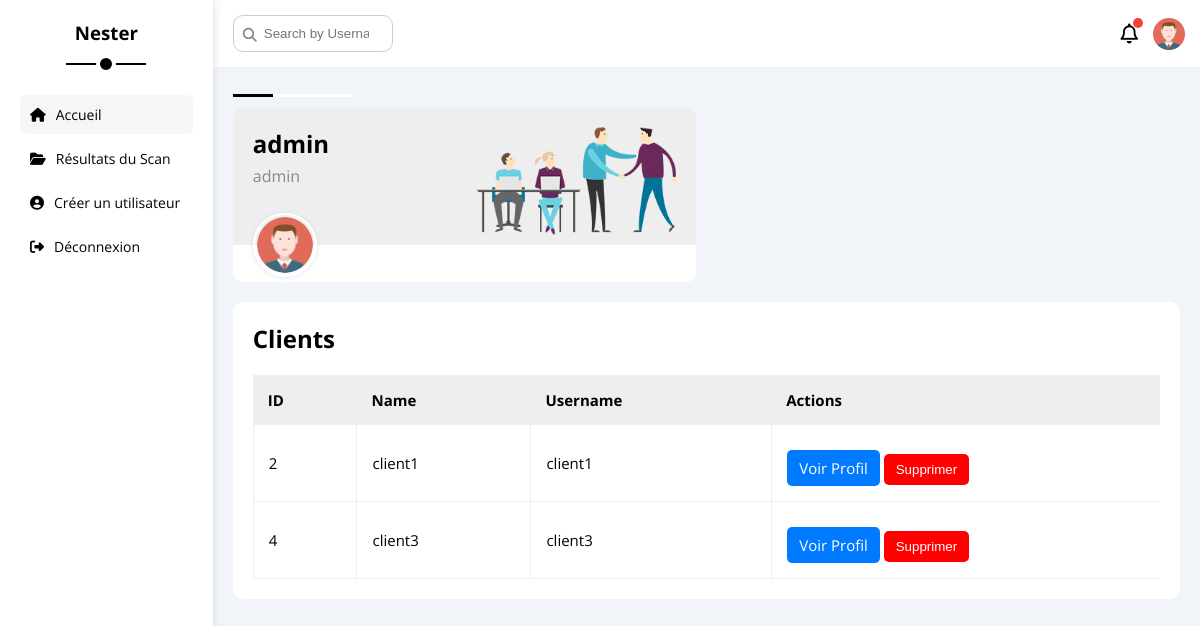
The page /admin_dashboard (signed in) on the database as committed earlier.
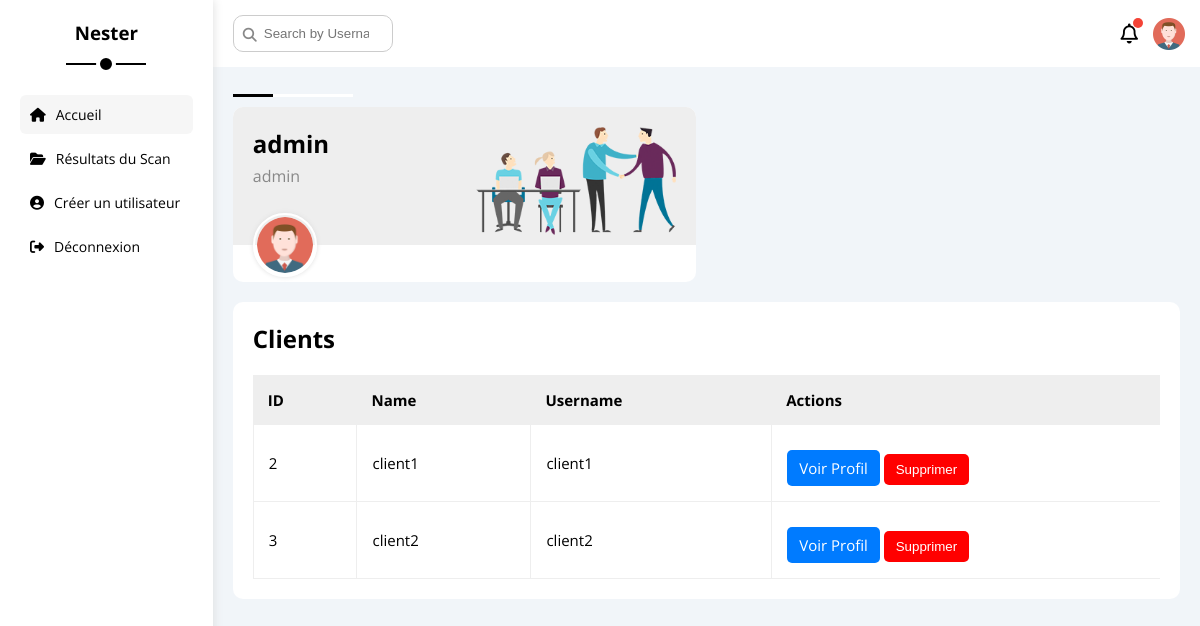
The same page on the database as committed later.
### models.py (models this page shows, shortened)
class User(db.Model):
    id = db.Column(db.Integer, primary_key=True)
    name = db.Column(db.String(100), nullable=False)
    username = db.Column(db.String(120), unique=True, nullable=False)
    password_hash = db.Column(db.String(200), nullable=False)
    role = db.Column(db.String(20), nullable=False, default='client')
    scan_results = db.relationship('ScanResult', backref='user', lazy=True)

### Nester/app.py (the view)
@app.route('/admin_dashboard')
def admin_dashboard():
    if 'user_id' not in session:
        return redirect(url_for('login'))
    current_user = User.query.get(session['user_id'])
    if not current_user or current_user.role != 'admin':
        flash("Vous n'êtes pas autorisé à accéder à cette page.", "danger")
        return redirect(url_for('home'))
    users = User.query.filter_by(role='client').all()
    return render_template('admin_dashboard.html', users=users, current_user=current_user)

### Nester/templates/admin_dashboard.html (shortened to what this page needs)
<!DOCTYPE html>
<html lang="en">
  <head>
    <link rel="stylesheet" type="text/css" href="{{ url_for('static', filename='css/all.min.css') }}">
    <link rel="stylesheet" type="text/css" href="{{ url_for('static', filename='css/framework.css') }}">
    <link rel="stylesheet" type="text/css" href="{{ url_for('static', filename='css/master.css') }}">
    <link rel="stylesheet" href="https://cdnjs.cloudflare.com/ajax/libs/font-awesome/6.5.1/css/all.min.css">
  </head>
  <body>
    <div class="page d-flex">
      <div class="sidebar bg-white p-20 p-relative">
        <h3 class="p-relative txt-c mt-0">Nester</h3>
        <ul>
          <li>
            <a class="active d-flex align-center fs-14 c-black rad-6 p-10" href="index.html">
              <i class="fa-solid fa-house"></i>
              <span>Accueil</span>
            </a>
          </li>
          <li>
            <a class="d-flex align-center fs-14 c-black rad-6 p-10" href="{{ url_for('clients') }}">
              <i class="fa-solid fa-folder-open"></i>
              <span>Résultats du Scan</span>
            </a>
          </li>
          <li>
            <a class="d-flex align-center fs-14 c-black rad-6 p-10" href="{{ url_for('register') }}">
              <i class="fa-solid fa-circle-user"></i>
              <span>Créer un utilisateur</span>
            </a>
          </li>
          <li>
            <form action="{{ url_for('logout') }}" method="post" class="d-inline">
              <a type="submit" class="d-flex align-center fs-14 c-black rad-6 p-10 bg-none border-none">
                <i class="fa-solid fa-right-from-bracket"></i>
                  <span>Déconnexion</span>
              </a>
            </form>
          </li>
        </ul>
      </div>
      <div class="content w-full">
        <div class="head bg-white p-15 between-flex">
          <div class="search p-relative">
            <input class="p-10" type="search" id="searchInput" placeholder="Search by Username" onkeyup="searchByUsername()" />
          </div>
          <div class="icons d-flex align-center">
            <span class="notification" id="notifIcon">
              <i class="fa-regular fa-bell fa-lg"></i>
            </span>
            <img src="static/imgs/avatar.png" alt="" />
          </div>
        </div>
        <div class="wrapper d-grid gap-20">
          <div class="welcome bg-white rad-10 txt-c-mobile block-mobile">
            <div class="intro p-20 d-flex space-between bg-eee">
              <div>
                <h2 class="m-0">{{ current_user.role }}</h2>
                <p class="c-grey mt-5">{{ current_user.username }}</p>
              </div>
              <img class="hide-mobile" src="static/imgs/welcome.png" alt="" />
            </div>
            <img src="static/imgs/avatar.png" alt="" class="avatar" />
          </div>
        </div>
<div class="projects p-20 bg-white rad-10 m-20">
  <h2 class="mt-0 mb-20">Clients</h2>
  <div class="responsive-table">
    <table class="fs-15 w-full">
      <thead>
        <tr>
          <td>ID</td>
          <td>Name</td>
          <td>Username</td>
          <td>Actions</td>
        </tr>
      </thead>
      <tbody>
        {% for user in users %}
        <tr>
          <td>{{ user.id }}</td>
          <td>{{ user.name }}</td>
          <td>{{ user.username }}</td>
          <td>
            {% if current_user.role == 'admin' %}
            <a href="{{ url_for('client_profile', id=user.id) }}" class="btn-profile">Voir Profil</a>
            <form action="{{ url_for('delete_user', id=user.id) }}" method="POST" style="display:inline;">
              <button type="submit" class="btn-danger">Supprimer</button>
            </form>
          </div>
            {% endif %}
        {% endfor %}
  </div>
</div>
  </body>
</html>

### Nester/static/css/framework.css (style rules this page uses)
:root { --blue-color: #0075ff; --blue-alt-color: #0d69d5; --orange-color: #f59e0b; --green-color: #22c55e; --red-color: #f44336; --grey-color: #888; }
.d-flex { display: flex; }
.align-center { align-items: center; }
.space-between { justify-content: space-between; }
.d-grid { display: grid; }
.gap-20 { gap: 20px; }
.p-10 { padding: 10px; }
.p-15 { padding: 15px; }
.p-20 { padding: 20px; }
.m-0 { margin: 0; }
.m-20 { margin: 20px; }
.mt-0 { margin-top: 0; }
.mt-5 { margin-top: 5px; }
.mb-20 { margin-bottom: 20px; }
.c-black { color: black; }
.c-grey { color: var(--grey-color); }
.bg-white { background-color: white; }
.bg-eee { background-color: #eee; }
.p-relative { position: relative; }
.txt-c { text-align: center; }
.fs-14 { font-size: 14px; }
.fs-15 { font-size: 15px; }
.rad-6 { border-radius: 6px; }
.rad-10 { border-radius: 10px; }
.w-full { width: 100%; }
.between-flex { display: flex; align-items: center; justify-content: space-between; }

### Nester/static/css/master.css (style rules this page uses)
:root { --blue-color: #0075ff; --blue-alt-color: #0d69d5; --orange-color: #f59e0b; --green-color: #22c55e; --red-color: #f44336; --grey-color: #888; }
* { box-sizing: border-box; }
body { font-family: "Open Sans", sans-serif; margin: 0; }
a { text-decoration: none; }
ul { list-style: none; padding: 0; }
.page { background-color: #f1f5f9; min-height: 100vh; }
.sidebar { width: 250px; box-shadow: 0 0 10px #ddd; }
.sidebar > h3 { margin-bottom: 50px; }
.sidebar > h3::before, .sidebar > h3::after { content: ""; background-color: black; transform: translateX(-50%); position: absolute; left: 50%; }
.sidebar > h3::before { width: 80px; height: 2px; bottom: -20px; }
.sidebar > h3::after { bottom: -29px; width: 12px; height: 12px; border-radius: 50%; border: 4px solid white; }
.sidebar ul li a { transition: 0.3s; margin-bottom: 5px; }
.sidebar ul li a:hover, .sidebar ul li a.active { background-color: #f6f6f6; }
.sidebar ul li a span { font-size: 14px; margin-left: 10px; }
.content { overflow: hidden; }
.head .search::before { font-family: var(--fa-style-family-classic); content: "\f002"; font-weight: 900; position: absolute; left: 15px; top: 50%; transform: translateY(-50%); font-size: 14px; color: var(--grey-color); }
.head .search input { border: 1px solid #ccc; border-radius: 10px; margin-left: 5px; padding-left: 30px; width: 160px; transition: width 0.3s; }
.head .icons .notification::before { content: ""; position: absolute; width: 10px; height: 10px; background-color: var(--red-color); border-radius: 50%; right: -5px; top: -5px; }
.head .icons img { width: 32px; height: 32px; margin-left: 15px; }
.wrapper { grid-template-columns: repeat(auto-fill, minmax(450px, 1fr)); margin-left: 20px; margin-right: 20px; margin-bottom: 20px; }
.welcome { overflow: hidden; }
.welcome .intro img { width: 200px; margin-bottom: -10px; }
.welcome .avatar { width: 64px; height: 64px; border: 2px solid white; border-radius: 50%; padding: 2px; box-shadow: 0 0 5px #ddd; margin-left: 20px; margin-top: -32px; }
.projects .responsive-table { overflow-x: auto; }
.projects table { min-width: 1000px; border-spacing: 0; }
.projects thead td { background-color: #eee; font-weight: bold; }
.projects table td { padding: 15px; }
.projects tbody td { border-bottom: 1px solid #eee; border-left: 1px solid #eee; transition: 0.3s; }
.projects table tbody tr td:last-child { border-right: 1px solid #eee; }

### Nester/templates/admin_dashboard.html (style rules this page uses)
.notification { cursor: pointer; position: relative; }
.btn-danger { background-color: red; color: white; border: none; padding: 8px 12px; border-radius: 5px; }
.btn-profile { display: inline-block; margin-top: 10px; padding: 8px 12px; background-color: #007bff; color: white; text-decoration: none; border-radius: 5px; transition: background 0.3s; }

Rows that differ between the two databases and show on the page:
removed User: id "4", name "client3", username "client3"
added User: id "3", name "client2", username "client2"
